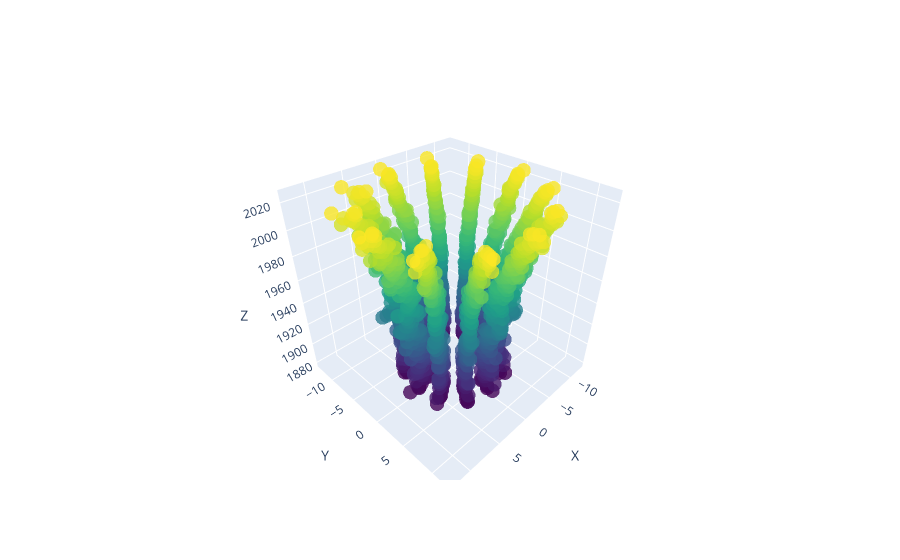

Notebook source saved alongside this figure:
### Code cell
fig = go.Figure(data=[go.Scatter3d(
    x=coordinate_df["x"],
    y=coordinate_df["y"],
    z=coordinate_df["z"],
    mode="markers",
    marker=dict(
        size=5,
        color=coordinate_df["z"],  # You can specify a different column for colors
        colorscale="Viridis",
        opacity=0.8
    )
)])

fig.update_layout(scene=dict(
    xaxis_title="X",
    yaxis_title="Y",
    zaxis_title="Z"
))

fig.show()

### Figure 1 — Plotly figure (JSON) as saved in the notebook; plotly's stock layout.template omitted (floating-point values rounded to 4 significant figures; data arrays with more than 128 entries replaced by an {"elided": "..."} marker saying what was removed)
{"data": [{"marker": {"color": {"elided": "1740 int values"}, "colorscale": [[0, "#440154"], [0.1111, "#482878"], [0.2222, "#3e4989"], [0.3333, "#31688e"], [0.4444, "#26828e"], [0.5556, "#1f9e89"], [0.6667, "#35b779"], [0.7778, "#6ece58"], [0.8889, "#b5de2b"], [1, "#fde725"]], "opacity": 0.8, "size": 5}, "mode": "markers", "type": "scatter3d", "x": {"elided": "1740 float values"}, "y": {"elided": "1740 float values"}, "z": {"elided": "1740 int values"}}], "layout": {"scene": {"xaxis": {"title": {"text": "X"}}, "yaxis": {"title": {"text": "Y"}}, "zaxis": {"title": {"text": "Z"}}}}}
